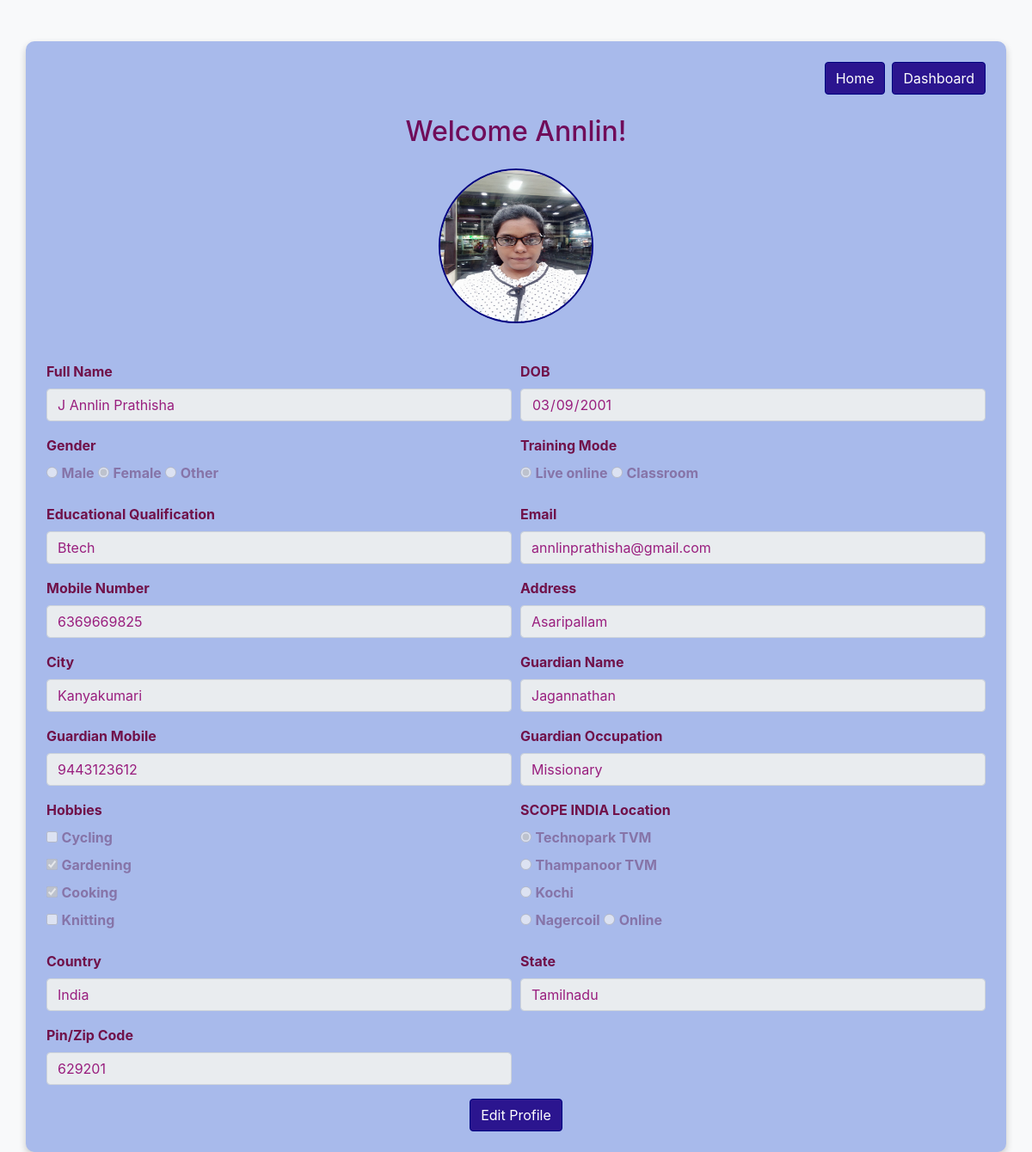
Screenshot of /profile/Annlin with the database file from the repository.
### myapp/models.py (models this page shows)
class Registration(models.Model):
    data= [('male', 'Male'),('female', 'Female'),('other', 'Other')]
    data2 = [('Live online', 'Live online'),('Classroom', 'Classroom'),]
    data3 = [('Technopark TVM', 'Technopark TVM'),('Thampanoor TVM', 'Thampanoor TVM'),('Kochi', 'Kochi'),('Nagercoil', 'Nagercoil'),('Online', 'Online'),]
    data4= [('cycling', 'cycling'),('gardening', 'gardening'),('cooking', 'cooking'),('knitting', 'knitting'),]
    full_name=models.CharField(max_length=100)
    date_of_birth=models.DateField()
    gender = models.CharField(max_length=10,choices=data)
    educational_qualification=models.CharField(max_length=100)
    upload_avatar = models.FileField(upload_to="user_avatar")
    mobile_number=models.IntegerField()
    email=models.EmailField(max_length=254)
    guardians_mobile=models.IntegerField()
    training_mode = models.CharField(max_length=20,choices=data2)
    location = models.CharField(max_length=20,choices=data3)
    guardians_name=models.CharField(max_length=100,blank=True)
    guardians_occupation=models.CharField(max_length=100,blank=True)
    hobbies=models.TextField()
    address=models.CharField(max_length=100,null=True)
    country=models.CharField(max_length=100,null=True)
    state=models.CharField(max_length=100,null=True)
    city=models.CharField(max_length=100,null=True)
    pin_zip_code=models.IntegerField(null=True)
    user = models.OneToOneField(User, on_delete=models.CASCADE, related_name='registration',null=True)

### myapp/views.py (the view)
# urls.py: path('profile/<str:username>',Detail.as_view(),name='Detail'),
class Detail(DetailView):
    model = Registration
    template_name = 'profile.html'
    context_object_name = 'detail'
    def get_object(self, queryset=None):
        user = User.objects.get(username=self.kwargs['username'])
        registration = Registration.objects.get(user=user)
        return registration
    def get_context_data(self, **kwargs):
        context = super().get_context_data(**kwargs)
        context['detail'].hobbies_list = context['detail'].hobbies.split(', ')
        return context

### myapp/templates/profile.html (shortened to what this page needs)
{% load static %}
<!DOCTYPE html>
<html lang="en">
<head>
    <link href="https://stackpath.bootstrapcdn.com/bootstrap/4.5.2/css/bootstrap.min.css" rel="stylesheet">
</head>
<body>
    <div class="container mt-5 p-4">
        <div class="d-flex justify-content-end">
            <a href="{% url 'home' %}"><button class="btn btn-custom mr-2">Home</button></a>
            <a href="{% url 'course_list' %}"><button class="btn btn-custom">Dashboard</button></a>
        </div>
        <h2 class="text-center my-4">Welcome {{detail.user}}!</h2>
        <div class="text-center mb-4">
            {% if detail.upload_avatar %}
                <img src="{{ detail.upload_avatar.url }}" class="rounded-circle profile-photo" alt="Profile Photo" height="180px" width="180px">
            {% else %}
                <img src="{% static 'images/avatar.jpeg' %}" class="rounded-circle profile-photo" alt="Profile Photo" height="180px" width="180px">
            {% endif %}
        </div>
        <form>
            <div class="form-row">
                <div class="form-group col-md-6">
                    <label for="fullName">Full Name</label>
                    <input type="text" class="form-control" id="fullName" value="{{detail.full_name}}" disabled>
                </div>
                <div class="form-group col-md-6">
                    <label for="dob">DOB</label>
                    <input type="date" class="form-control" id="dob" value="{{ detail.date_of_birth|date:'Y-m-d' }}" disabled>
                </div>
            </div>
            <div class="form-row">
                <div class="form-group col-md-6">
                    <label class="mb-2">Gender</label><br>
                        <input type="radio" name="gender" id="genderMale" value="Male" {% if detail.gender == "male" %}checked{% endif %} disabled>
                        <label for="genderMale">Male</label>
                        <input type="radio" name="gender" id="genderFemale" value="Female" {% if detail.gender == "female" %}checked{% endif %} disabled>
                        <label for="genderFemale">Female</label>
                        <input type="radio" name="gender" id="genderOther" value="Other" {% if detail.gender == "other" %}checked{% endif %} disabled>
                        <label for="genderOther">Other</label>
                </div>
                <div class="form-group col-md-6">
                    <label class="mb-2">Training Mode</label><br>
                    <input type="radio" id="online" name="mode" value="Live online" {% if detail.training_mode == "Live online" %}checked{% endif %} disabled>
                    <label for="online">Live online</label>
                    <input type="radio" id="offline" name="mode" value="Classroom" {% if detail.training_mode == "Classroom" %}checked{% endif %} disabled>
                    <label for="offline">Classroom</label>
                </div>
                </div>
                <div class="form-row">
                <div class="form-group col-md-6">
                    <label for="education">Educational Qualification</label>
                    <input type="text" class="form-control" id="education" value="{{detail.educational_qualification}}" disabled>
                </div>
                <div class="form-group col-md-6">
                    <label for="email">Email</label>
                    <input type="email" class="form-control" id="email" value="{{detail.email}}" disabled>
                </div>
            </div>
            <div class="form-row">
                <div class="form-group col-md-6">
                    <label for="mobile">Mobile Number</label>
                    <input type="number" class="form-control" id="mobile" value="{{detail.mobile_number}}" disabled>
                </div>
                <div class="form-group col-md-6">
                    <label for="address">Address</label>
                    <input type="text" class="form-control" id="address" value="{{detail.address}}" disabled>
                </div>
            </div>
            <div class="form-row">
                <div class="form-group col-md-6">
                    <label for="city">City</label>
                    <input type="text" class="form-control" id="city" value="{{detail.city}}" disabled>
                </div>
                <div class="form-group col-md-6">
                    <label for="guardianName">Guardian Name</label>
                    <input type="text" class="form-control" id="guardianName" value="{{detail.guardians_name}}" disabled>
                </div>
            </div>
            <div class="form-row">
                <div class="form-group col-md-6">
                    <label for="guardianMobile">Guardian Mobile</label>
                    <input type="number" class="form-control" id="guardianMobile" value="{{detail.guardians_mobile}}" disabled>
                </div>
                <div class="form-group col-md-6">
                    <label for="guardianOccupation">Guardian Occupation</label>
                    <input type="text" class="form-control" id="guardianOccupation" value="{{detail.guardians_occupation}}" disabled>
                </div>
            </div>
            <div class="form-row">
                <div class="form-group col-md-6">
                    <label class="mb-2">Hobbies</label><br>
                    <input type="checkbox" id="cycling" name="hobbies" value="cycling" {% if 'cycling' in detail.hobbies_list %}checked{% endif %} disabled>
                    <label for="cycling">Cycling</label><br>
                    <input type="checkbox" id="gardening" name="hobbies" value="gardening" {% if 'gardening' in detail.hobbies_list %}checked{% endif %} disabled>
                    <label for="gardening">Gardening</label><br>
                    <input type="checkbox" id="cooking" name="hobbies" value="cooking" {% if 'cooking' in detail.hobbies_list %}checked{% endif %} disabled>
                    <label for="cooking">Cooking</label><br>
                    <input type="checkbox" id="knitting" name="hobbies" value="knitting" {% if 'knitting' in detail.hobbies_list %}checked{% endif %} disabled>
                    <label for="knitting">Knitting</label>
                </div>
                <div class="form-group col-md-6">
                    <label class="mb-2">SCOPE INDIA Location</label><br>
                    <input type="radio" id="technopark" name="location" value="Technopark TVM" {% if detail.location == "Technopark TVM" %}checked{% endif %} disabled>
                    <label for="technopark">Technopark TVM</label><br>
                    <input type="radio" id="thampanoor" name="location" value="Thampanoor TVM" {% if detail.location == "Thampanoor TVM" %}checked{% endif %} disabled>
                    <label for="thampanoor">Thampanoor TVM</label><br>
                    <input type="radio" id="kochi" name="location" value="Kochi" {% if detail.location == "Kochi" %}checked{% endif %} disabled>
                    <label for="kochi">Kochi</label><br>
                    <input type="radio" id="ngl" name="location" value="Nagercoil" {% if detail.location == "Nagercoil" %}checked{% endif %} disabled>
                    <label for="ngl">Nagercoil</label>
                    <input type="radio" id="on" name="location" value="Online" {% if detail.location == "Online" %}checked{% endif %} disabled>
                    <label for="on">Online</label>
                </div>
            </div>
            <div class="form-row">
                <div class="form-group col-md-6">
                    <label for="country">Country</label>
                    <input type="text" class="form-control" id="country" value="{{detail.country}}" disabled>
                </div>
                <div class="form-group col-md-6">
                    <label for="state">State</label>
                    <input type="text" class="form-control" id="state" value="{{detail.state}}" disabled>
                </div>
            </div>
            <div class="form-row">
                <div class="form-group col-md-6">
                    <label for="zipCode">Pin/Zip Code</label>
                    <input type="text" class="form-control" id="zipCode" value="{{detail.pin_zip_code}}" disabled>
                </div>
            </div>
            <div class="text-center">
                <a href="{% url 'update' detail.pk %}">
                    <button type="button" class="btn btn-custom">Edit Profile</button>
                </a>
            </div>
       </form>
    </div>
</body>
</html>
<!-- {% load static %}

### myapp/templates/profile.html (style rules this page uses)
body { background-color: #f8f9fa; }
.container { background-color: #a8baeb; border-radius: 10px; box-shadow: 0 4px 8px rgba(0, 0, 0, 0.2); }
.profile-photo { border: 2px solid navy; margin-bottom: 20px; }
.btn-custom { border-color: navy; background-color: #2b158f; color: #fff; }
label { font-weight: bold; color:rgb(112, 17, 73); }
input[type="checkbox"] + label, input[type="radio"] + label { color: rgb(134, 116, 168); }
input[type="text"], input[type="number"], input[type="date"], input[type="email"] { color: rgb(153, 30, 126); }
h2 { color:rgb(112, 12, 90); }

### rows the page displays
Registration: user "Annlin", upload_avatar (picture), full_name "J Annlin Prathisha", date_of_birth "03/09/2001", gender "☐ Male", gender "☑ Female", gender "☐ Other", training_mode "☑ Live online", training_mode "☐ Classroom", educational_qualification "Btech", email "annlinprathisha@gmail.com", mobile_number "6369669825", address "Asaripallam", city "Kanyakumari", guardians_name "Jagannathan", guardians_mobile "9443123612", guardians_occupation "Missionary", hobbies "☑", location "☑ Technopark TVM", location "☐ Thampanoor TVM", location "☐ Kochi", location "☐ Nagercoil", location "☐ Online", country "India", state "Tamilnadu", pin_zip_code "629201"
